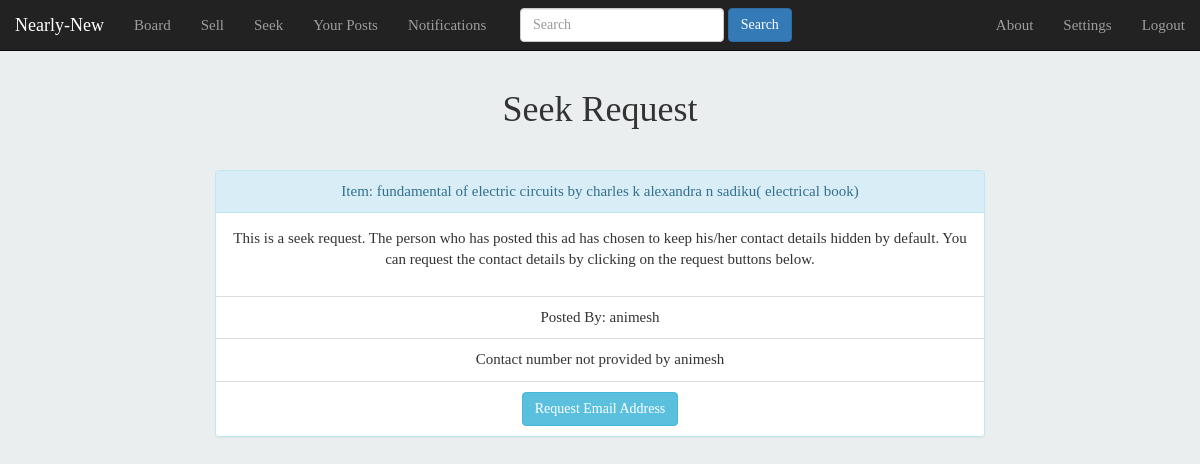
The app's page /post/27/ (signed in) with its own data.
### tables this page shows
CREATE TABLE posts (tr_id INTEGER NOT NULL PRIMARY KEY AUTOINCREMENT, type TEXT,user_id TEXT,content TEXT,selling_p TEXT,used_for TEXT, add_info TEXT, closed TEXT);

CREATE TABLE users (user_id INTEGER PRIMARY KEY AUTOINCREMENT, user_name TEXT, name TEXT, contact TEXT, email TEXT, password TEXT, settings TEXT);

### main.py (the view, shortened to what this page needs)
@app.route('/post/<int:tr_id>/')
def post(tr_id):
    cur,conn=connection()
    cur.execute('SELECT tr_id, type, posts.user_id, users.name, users.contact, users.email, users.settings, content, selling_p, used_for, add_info,closed FROM posts,users WHERE users.user_id=posts.user_id AND tr_id=?',(tr_id,))
    data=cur.fetchall()[0]
    cur.execute('CREATE TABLE IF NOT EXISTS requests (request_id INTEGER NOT NULL PRIMARY KEY AUTOINCREMENT, tr_id NUMBER, type_r TEXT, requestor NUMBER, requestor_name TEXT, recipient NUMBER, recipient_name TEXT, response TEXT, ack TEXT, content TEXT)')
    conn.commit()
    cur.execute('SELECT COUNT(*), response FROM requests WHERE tr_id=? and requestor=? and type_r=?',(tr_id,session['user_id'],'C'))
    resp=cur.fetchone()
    if resp[0]==0:          #not yet requested
        r_c='NA'
    cur.execute('SELECT COUNT(*), response FROM requests WHERE tr_id=? and requestor=? and type_r=?',(tr_id,session['user_id'],'E'))
    resp=cur.fetchone()
    if resp[0]==0:
        r_e='NA'
    request_data=[r_c,r_e]
    cur.close()
    conn.close()
    notif_count=get_notifs()
    return render_template('post.html',data=data,request_data=request_data, notif_count=notif_count)

### main.py (called while the page is built)
def connection():
    conn=sqlite3.connect('users.sqlite')
    cur=conn.cursor()
    return (cur,conn)

### templates/post.html (shortened to what this page needs)
{%extends 'header.html'%}
{%block body%}
{%if not data[3]==session['name']:%}
<div class="page-header" align="center">
<h1> {%if data[1]=='S'%}Sell Request{%else%}Seek Request{%endif%}</h1>
</div>
<div class="col-md-8 col-xs-10 col-md-offset-2 col-xs-offset-1" align="center">
<div class="panel panel-info">
  <div class="panel-heading">Item: {{data[7]}}</div>
  <div class="panel-body">
    <p>{%if data[1]=='S'%}This is a sell request. {%else:%}This is a seek request. {%endif%}{%if data[6]=='00'%}The person who has posted this ad has chosen to keep his/her contact details hidden by default. You can request the contact details by clicking on the request buttons below.
      {%elif data[6]=='01'%}The person who has posted this ad has chosen to keep his/her contact number hidden by default. You can request the contact number by clicking on the request button below. Or you could use the email address provided below.
      {%elif data[6]=='10'%}The person who has posted this ad has chosen to keep his/her email address hidden by default. You can request the email address by clicking on the request button below. Or you could use the contact number provided below.
      {%else:%}You can find all of the contact information below.{%endif%}</p>
  </div>
  <ul class="list-group">
    <li class="list-group-item">Posted By: {{data[3]}}</li>
    {%if not data[4]=='NULL':%}
    {%if data[6][0]=='1':%}
        <li class="list-group-item">Contact Number: {{data[4]}}</li>
    {%else%}
        {%if request_data[0]=='NA':%}
            <li class="list-group-item"><a href="{{url_for('req',tr_id=data[0],type_r='C',recipient=data[2],recipient_name=data[3],content=data[7])}}" class="btn btn-info" role="button">Request Contact Number</a></li>
        {%elif request_data[0]=='NY':%}
            <li class="list-group-item"><button class="btn btn-warning" role="button">Contact Number requested</button></li>
            {%elif request_data[0]=='Y'%}
            <li class="list-group-item">On your request:<br><button class="btn btn-success" role="button">Contact Number: {{data[4]}}</button></li>
            {%else%}
            <li class="list-group-item"><button class="btn btn-danger" role="button">Your request got rejected</button></li> {%endif%}{%endif%}
            {%else:%}
            <li class="list-group-item">Contact number not provided by {{data[3]}}</li>
            {%endif%}
        {%if data[6][1]=='1':%}
            <li class="list-group-item">Email Address: {{data[5]}}</li>
        {%else%}
            {%if request_data[1]=='NA':%}
                <li class="list-group-item"><a href="{{url_for('req',tr_id=data[0],type_r='E',recipient=data[2],recipient_name=data[3],content=data[7])}}" class="btn btn-info" role="button">Request Email Address</a></li>
            {%elif request_data[1]=='NY':%}
                <li class="list-group-item"><button class="btn btn-warning" role="button">Email requested</button></li>
                {%elif request_data[1]=='Y'%}
                <li class="list-group-item">On your request:<br><button class="btn btn-success" role="button">Email: {{data[5]}}</button></li>
                {%else%}
                <li class="list-group-item"><button class="btn btn-danger" role="button">Your request got rejected</button></li> {%endif%}{%endif%}
  </ul>
</div>
</div>
{%endif%}
{%endblock%}

### static/css/body.css (style rules this page uses)
body { background-color:#EBEEEF; font-family:tahoma; font-size: 15px; }

### records on screen
posts: content "fundamental of electric circuits by charles k alexandra n sadiku( electrical book)"
users: name "animesh"
